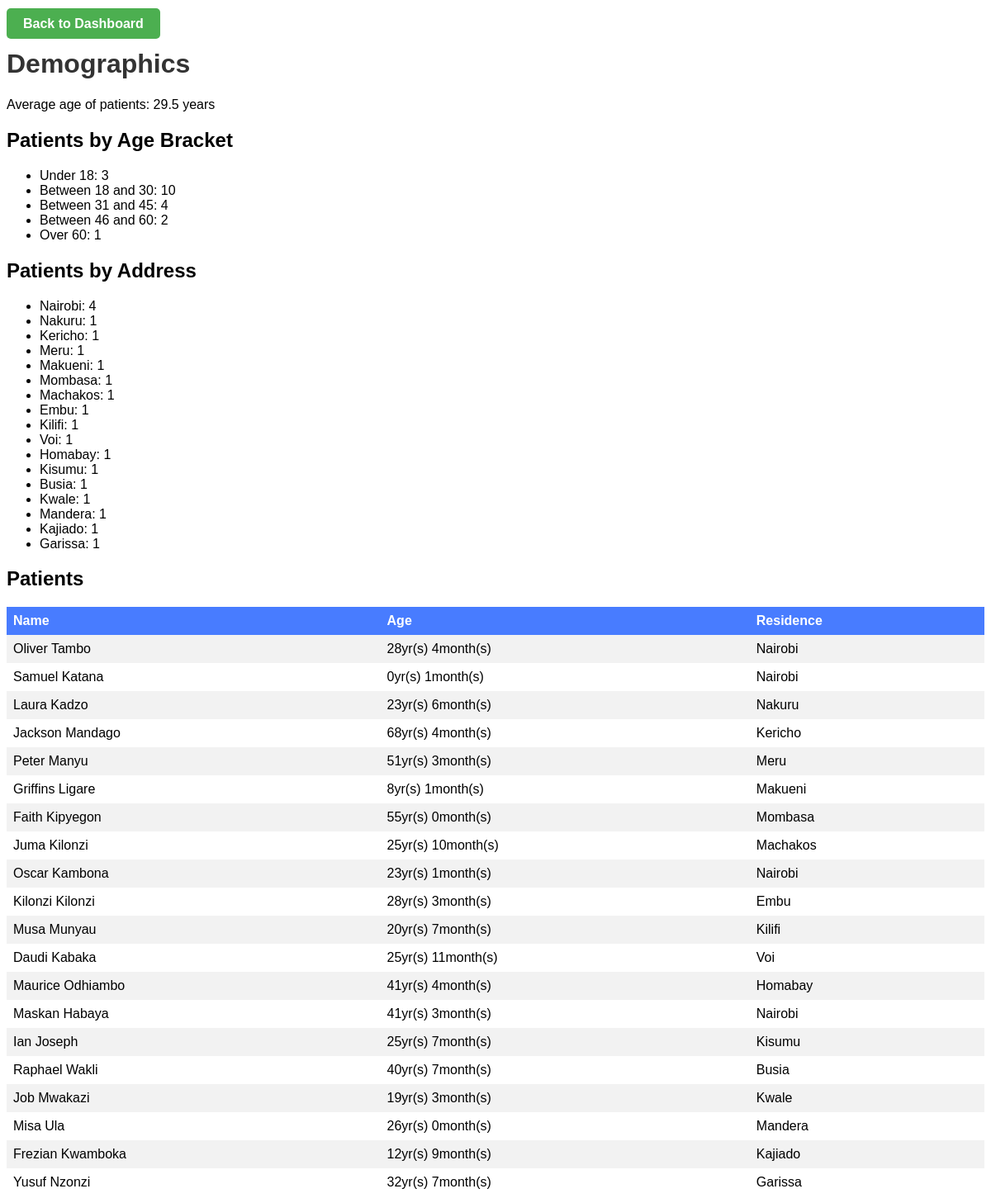
The page /demographics.php on the database its author committed.
### tables this page shows
CREATE TABLE `patient` (
  `patient_id` int(11) NOT NULL,
  `registration_datetime` datetime DEFAULT NULL,
  `health_number` varchar(255) DEFAULT NULL,
  `patient_name` varchar(255) DEFAULT NULL,
  `gender` enum('Male','Female','Other') DEFAULT NULL,
  `date_of_birth` date DEFAULT NULL,
  `phone_number` varchar(255) DEFAULT NULL,
  `email` varchar(255) DEFAULT NULL,
  `address` text DEFAULT NULL,
  `marital_status` enum('Single','Married','Divorced','Widowed') DEFAULT NULL,
  `is_under_18` tinyint(1) DEFAULT NULL,
  `parent_name` varchar(255) DEFAULT NULL,
  `parent_phone_number` varchar(255) DEFAULT NULL,
  `emergency_contact_name` varchar(255) DEFAULT NULL,
  `emergency_contact_relationship` varchar(255) DEFAULT NULL,
  `emergency_contact_phone_number` varchar(255) DEFAULT NULL,
  `reason_for_registration` text DEFAULT NULL,
  `taking_medications` tinyint(1) DEFAULT NULL
);

### demographics.php (the view, shortened to what this page needs)
<!DOCTYPE html>
<html>
<head>
</head>
<body>
    <div class="back">
        <a href="admin.php" class="back-button">Back to Dashboard</a>
    </div>
    <?php
    include "connect.php";
    $query = "SELECT patient.*, TIMESTAMPDIFF(YEAR, patient.date_of_birth, CURDATE()) AS age, TIMESTAMPDIFF(MONTH, patient.date_of_birth, CURDATE()) % 12 AS months FROM patient";
    $result = mysqli_query($conn, $query);
    $avgAgeQuery = "SELECT AVG(TIMESTAMPDIFF(YEAR, date_of_birth, CURDATE())) as average_age FROM patient";
    $avgAgeResult = mysqli_query($conn, $avgAgeQuery);
    $avgAgeRow = mysqli_fetch_assoc($avgAgeResult);
    $averageAge = round($avgAgeRow['average_age'], 1);
    $ageBracketsQuery = "SELECT
      SUM(CASE WHEN TIMESTAMPDIFF(YEAR, date_of_birth, CURDATE()) < 18 THEN 1 ELSE 0 END) as under_18,
      SUM(CASE WHEN TIMESTAMPDIFF(YEAR, date_of_birth, CURDATE()) BETWEEN 18 AND 30 THEN 1 ELSE 0 END) as between_18_and_30,
      SUM(CASE WHEN TIMESTAMPDIFF(YEAR, date_of_birth, CURDATE()) BETWEEN 31 AND 45 THEN 1 ELSE 0 END) as between_31_and_45,
      SUM(CASE WHEN TIMESTAMPDIFF(YEAR, date_of_birth, CURDATE()) BETWEEN 46 AND 60 THEN 1 ELSE 0 END) as between_46_and_60,
      SUM(CASE WHEN TIMESTAMPDIFF(YEAR, date_of_birth, CURDATE()) > 60 THEN 1 ELSE 0 END) as over_60
    FROM patient";
    $ageBracketsResult = mysqli_query($conn, $ageBracketsQuery);
    $ageBracketsRow = mysqli_fetch_assoc($ageBracketsResult);
    $addressesQuery = "SELECT address, COUNT(*) as count FROM patient GROUP BY address ORDER BY count DESC";
    $addressesResult = mysqli_query($conn, $addressesQuery);
    ?>
    <h1>Demographics</h1>
    <p>Average age of patients: <?php echo $averageAge; ?> years</p>
    <h2>Patients by Age Bracket</h2>
    <ul>
        <li>Under 18: <?php echo $ageBracketsRow['under_18']; ?></li>
        <li>Between 18 and 30: <?php echo $ageBracketsRow['between_18_and_30']; ?></li>
        <li>Between 31 and 45: <?php echo $ageBracketsRow['between_31_and_45']; ?></li>
        <li>Between 46 and 60: <?php echo $ageBracketsRow['between_46_and_60']; ?></li>
        <li>Over 60: <?php echo $ageBracketsRow['over_60']; ?></li>
    </ul>
    <h2>Patients by Address</h2>
    <ul>
        <?php while ($row = mysqli_fetch_assoc($addressesResult)) : ?>
            <li><?php echo htmlspecialchars($row['address']); ?>:
                <?php echo htmlspecialchars($row['count']); ?></li>
        <?php endwhile; ?>
    </ul>
    <h2>Patients</h2>
    <table>
        <tr>
            <th>Name</th>
            <th>Age</th>
            <th>Residence</th>
        </tr>
        <?php
        while ($row = mysqli_fetch_assoc($result)) {
            echo '<tr>';
            echo '<td>' . $row["patient_name"] . '</td>';
            echo '<td>' . $row["age"] . 'yr(s) ' .  $row["months"] . 'month(s)' . '</td>';
            echo '<td>' . $row["address"] . '</td>';
            echo '</tr>';
        }
        ?>
    </table>
</body>
</html>

### demographics.php (style rules this page uses)
body { font-family: Verdana, Geneva, Tahoma, sans-serif; }
h1 { color: #333; }
table { border-collapse: collapse; width: 100%; }
th, td { text-align: left; padding: 8px; }
tr:nth-child(even) { background-color: #f2f2f2; }
th { background-color: #487cff; color: white; }
.back { margin-top: 20px; }
.back-button { padding: 10px 20px; background-color: #4CAF50; color: white; border: none; text-decoration: none; font-weight: bold; border-radius: 5px; }

### rows shown on the page
patient: patient_name "Oliver Tambo", age "28", months "4", address "Nairobi"
patient: patient_name "Samuel Katana", age "0", months "1", address "Nairobi"
patient: patient_name "Laura Kadzo", age "23", months "6", address "Nakuru"
patient: patient_name "Jackson Mandago", age "68", months "4", address "Kericho"
patient: patient_name "Peter Manyu", age "51", months "3", address "Meru"
patient: patient_name "Griffins Ligare", age "8", months "1", address "Makueni"
patient: patient_name "Faith Kipyegon", age "55", months "0", address "Mombasa"
patient: patient_name "Juma Kilonzi", age "25", months "10", address "Machakos"
patient: patient_name "Oscar Kambona", age "23", months "1", address "Nairobi"
patient: patient_name "Kilonzi Kilonzi", age "28", months "3", address "Embu"
patient: patient_name "Musa Munyau", age "20", months "7", address "Kilifi"
patient: patient_name "Daudi Kabaka", age "25", months "11", address "Voi"
patient: patient_name "Maurice Odhiambo", age "41", months "4", address "Homabay"
patient: patient_name "Maskan Habaya", age "41", months "3", address "Nairobi"
patient: patient_name "Ian Joseph", age "25", months "7", address "Kisumu"
patient: patient_name "Raphael Wakli", age "40", months "7", address "Busia"
patient: patient_name "Job Mwakazi", age "19", months "3", address "Kwale"
patient: patient_name "Misa Ula", age "26", months "0", address "Mandera"
patient: patient_name "Frezian Kwamboka", age "12", months "9", address "Kajiado"
patient: patient_name "Yusuf Nzonzi", age "32", months "7", address "Garissa"

### other values the page prints
$averageAge "29.5"
$ageBracketsRow['under_18'] "3"
$ageBracketsRow['between_18_and_30'] "10"
$ageBracketsRow['between_31_and_45'] "4"
$ageBracketsRow['between_46_and_60'] "2"
$ageBracketsRow['over_60'] "1"
$row['address'] "Nairobi"
$row['count'] "4"
$row['address'] "Nakuru"
$row['count'] "1"
$row['address'] "Kericho"
$row['address'] "Meru"
$row['address'] "Makueni"
$row['address'] "Mombasa"
$row['address'] "Machakos"
